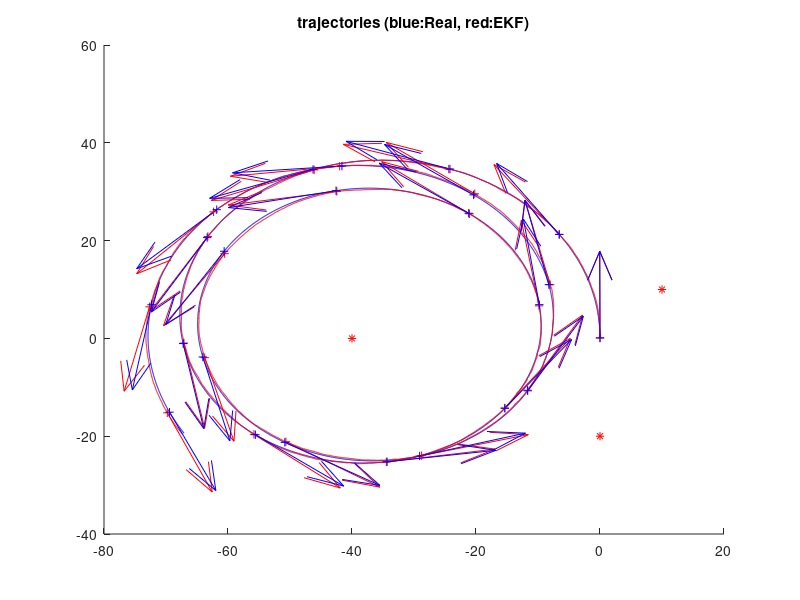
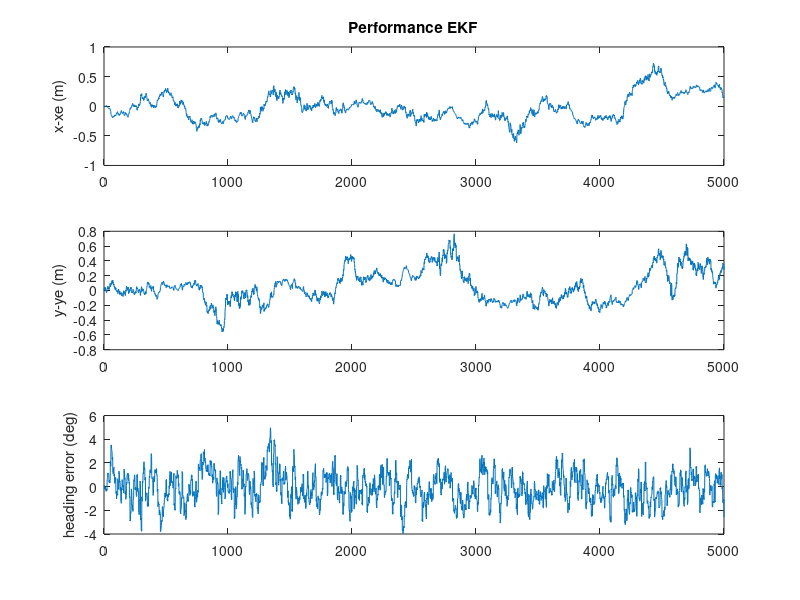

These figures' MATLAB source, in order:
%part1.m - version modified of DemoEKF.m originally provided by lecturer,
%MTRN 4010 - 2014 by Karan Narula z3435335
%Project 1 part 1
function main()
stdDevGyro = 2*pi/180 ;          % 2 degrees/second , standard deviation of the gyros' noise
stdDevSpeed = 0.3 ;   % speed sensor standard deviation = 0.3m/sec 
% ... errors in the range measurements (25cm, standard.dev.)
sdev_rangeMeasurement = 0.25 ;          % std. of noise in range measurements. 0.25m
sdev_bearingMeasurement = deg2rad(5);  % std of noise in the bearing measurements. 5 degrees (high value !)
%the actual laser scanner should not flactuate more than 1-2 degrees

Dt=0.05 ;                       % "sample time", 50ms
Li = 5000 ;                     % number of iterations of experiment 
DtObservations=0.250 ;          % laser "sample time" of observations, 4Hz, approximately

% Number of landmarks in use  
n_usedLanmarks = 3 ;    
% just to create some landmarks
global NavigationMap;
NavigationMap = CreateSomeMap(n_usedLanmarks) ;  %creates a artificial map!
%initial belief about our state variables
Xe = [ 0; 0;pi/2 ] ;        
P = zeros(3,3) ;            % absolute confidence in initial belief

% Some buffers to store the intermediate values during the experiment
Xreal_History= zeros(3,Li) ;
Xe_History= zeros(3,Li);
%uncertainty in the process model x-> 1 cm^2; y-> 1cm^2; heading -> 1 degree
Q1 = diag( [ (0.01)^2 ,(0.01)^2 , (1*pi/180)^2]) ;

%co-variance of the inputs, a diagonal matrix since the noise of gyro and speed is independent
Pu = diag([stdDevSpeed*stdDevSpeed, stdDevGyro*stdDevGyro]);


time=0 ;
% init simulator of process.
InitSimulation(stdDevSpeed,stdDevGyro,sdev_rangeMeasurement,sdev_bearingMeasurement, DtObservations);
for i=1:Li,     % loop
        
    time = time+Dt ;    
    SimuPlatform(time,Dt);     
    %get the input that has been simulated and polluted with noise
    [Noisy_speed,Noisy_GyroZ]=GetProcessModelInputs();
    %prediction using process model. Expected value of Xe @ k+1 given k
    Xe    = RunProcessModel(Xe,Noisy_speed,Noisy_GyroZ,Dt) ;
    
    % Estimate new covariance after prediction
    J = [ [1,0,-Dt*Noisy_speed*sin(Xe(3))  ]  ; [0,1,Dt*Noisy_speed*cos(Xe(3))] ;    [ 0,0,1 ] ] ;
    %3x2 jacobian matrix of process model wrt to input
    Ju = [Dt*cos(Xe(3)), 0; Dt*sin(Xe(3)), 0; 0, Dt];
    %uncertainty in the inputs
    Qu = Ju*Pu*Ju';
    %Total uncertainty contribution from both the inputs and the process Model
    Q = Q1 + Qu;    
    % then I calculate the new coveraince, after the prediction P(K+1|K) = J*P(K|K)*J'+Q ;
    P = J*P*J'+Q ;


    % .. Get range measuremens, if those are available.
    [nDetectedLandmarks,MasuredRanges,MeasuredBearing, IDs]=GetObservationMeasurements();
    %In this part, measured ranges will not be used
    
    if nDetectedLandmarks>0,     
        
       for u=1:nDetectedLandmarks
           ID = IDs(u);            % landmark ID
           %find expected bearing using information from prediction and current measurement
           theta = atan2(NavigationMap.landmarks(ID,2) - Xe(2),NavigationMap.landmarks(ID,1) - Xe(1));
           ExpectedBearing = theta - Xe(3) + pi/2;
           
           %here, we refer to lecture note to see the formula of H matrix
           %for bearing measurement
           eDX = (NavigationMap.landmarks(ID,1)-Xe(1)) ;      % (xu-x)
           eDY = (NavigationMap.landmarks(ID,2)-Xe(2)) ;      % (yu-y)
           eDD = eDX.*eDX + eDY.*eDY;
           H = [eDY/eDD, -eDX/eDD, -1];
           % Evaluate residual (innovation)  "Y-h(Xe)"
           z  = MeasuredBearing(u) - ExpectedBearing ;
           %clamp the value to be between -pi and pi
           z = mod(z+pi, 2*pi)-pi;
           %uncertainty in the measurement values
           R = sdev_bearingMeasurement*sdev_bearingMeasurement*4;
           S = R + H*P*H' ;
           iS = inv(S) ;               
           
           K = P*H'/S ;           % Kalman gain
           
           Xe = Xe+K*z ;           % update the  expected value
           P = P-P*(H'/S)*H*P ;     % update the Covariance
                 
       end      
     
    end;   
     Xreal_History(:,i) = GetCurrentSimulatedState() ;
     Xe_History(:,i)    = Xe ;
end ;    
      


SomePlots(Xreal_History,Xe_History,NavigationMap) ;

return ;          

    
function Xnext=RunProcessModel(X,speed,GyroZ,dt) 
    Xnext = X + dt*[ speed*cos(X(3)) ;  speed*sin(X(3)) ; GyroZ ] ;
return ;




function [ranges, Bearing, IDs] = GetMeasurementsFomNearbyLandmarks(X,map)
    dx= map.landmarks(:,1) - X(1) ;
    dy= map.landmarks(:,2) - X(2) ;
    ranges = sqrt((dx.*dx + dy.*dy)) ;
    %here, adding a statement to return the measured bearing 
    Bearing = atan2(dy, dx) - X(3) + pi/2;

    IDs = [1:map.nLandmarks];
return ;

function [speed,GyroZ] = SimuControl(X,t)
    speed = 2 ;                                         
    GyroZ = 3*pi/180 + sin(0.1*2*pi*t/50)*.02 ;         
return ;

function map = CreateSomeMap(n_used)
    landmarks = [  [ -40,0 ];[ -0,-20 ];[ 10,10 ] ;[ 30,10 ]  ] ;
    map.landmarks = landmarks(1:n_used,:) ;
    map.nLandmarks = n_used ;
return ;



function InitSimulation(stdDevSpeed,stdDevGyro,sdev_rangeMeasurement,sdev_bearingMeasurement, DtObservations)
    global ContextSimulation;
    ContextSimulation.Xreal = [ 0; 0;pi/2 ] ;     
    ContextSimulation.stdDevSpeed = stdDevSpeed;
    ContextSimulation.stdDevGyro = stdDevGyro;
    ContextSimulation.Xreal = [0;0;pi/2];
    ContextSimulation.speed=0;
    ContextSimulation.GyroZ=0;
    ContextSimulation.sdev_rangeMeasurement=sdev_rangeMeasurement; 
    ContextSimulation.sdev_bearingMeasurement = sdev_bearingMeasurement;
    ContextSimulation.DtObservations=DtObservations;
    ContextSimulation.timeForNextObservation= 0;
    ContextSimulation.CurrSimulatedTime=0;
return;


function [Noisy_speed,Noisy_GyroZ]=GetProcessModelInputs()
    global ContextSimulation;
    Noisy_speed =ContextSimulation.speed+ContextSimulation.stdDevSpeed*randn(1) ;
    Noisy_GyroZ =ContextSimulation.GyroZ+ContextSimulation.stdDevGyro*randn(1);
return;

function  SimuPlatform(time,Dt)
    global ContextSimulation;    
    [ContextSimulation.speed,ContextSimulation.GyroZ] = SimuControl(ContextSimulation.Xreal,time) ;    

    ContextSimulation.Xreal = RunProcessModel(ContextSimulation.Xreal,ContextSimulation.speed,ContextSimulation.GyroZ,Dt) ;
    ContextSimulation.CurrSimulatedTime = ContextSimulation.CurrSimulatedTime+Dt;
return;


function [nDetectedLandmarks,MasuredRanges, MeasuredBearing, IDs]=GetObservationMeasurements(map)
    global ContextSimulation NavigationMap;       
   
    if ContextSimulation.CurrSimulatedTime<ContextSimulation.timeForNextObservation,
        nDetectedLandmarks=0;
        MasuredRanges=[];
        MeasuredBearing = [];
        IDs=[];
        return ; 
    end;
        
    ContextSimulation.timeForNextObservation = ContextSimulation.timeForNextObservation+ContextSimulation.DtObservations;
    
        [RealRanges,RealBearing, IDs] = GetMeasurementsFomNearbyLandmarks(ContextSimulation.Xreal,NavigationMap) ;
              
        nDetectedLandmarks = length(RealRanges) ;
      
        noiseInMeasurements_range= ContextSimulation.sdev_rangeMeasurement*randn(size(RealRanges));
        noiseInMeasurements_bearing= ContextSimulation.sdev_bearingMeasurement*randn(size(RealBearing));
        
        MasuredRanges = RealRanges +  noiseInMeasurements_range ;
        MeasuredBearing = RealBearing + noiseInMeasurements_bearing;
 return;

 
    function X=GetCurrentSimulatedState()
        global ContextSimulation;
        X=ContextSimulation.Xreal;
        
        
     return;   

function SomePlots(Xreal_History,Xe_History,map) ;



figure(2) ; clf ; hold on ;
plot(Xreal_History(1,:),Xreal_History(2,:),'b') ;
plot(Xe_History(1,:),Xe_History(2,:),'r') ;
plot(map.landmarks(:,1),map.landmarks(:,2),'*r') ;
ii = [1:225:length(Xe_History(1,:))] ;
quiver(Xe_History(1,ii),Xe_History(2,ii),5*cos(Xe_History(3,ii)),5*sin(Xe_History(3,ii)),'r' ) ;
quiver(Xreal_History(1,ii),Xreal_History(2,ii),5*cos(Xreal_History(3,ii)),5*sin(Xreal_History(3,ii)),'b' ) ;
plot(Xe_History(1,ii),Xe_History(2,ii),'+r') ;
plot(Xreal_History(1,ii),Xreal_History(2,ii),'+b') ;
title('trajectories (blue:Real, red:EKF)') ;

figure(3) ; clf ; 
subplot(311) ; plot(Xreal_History(1,:)-Xe_History(1,:)) ;ylabel('x-xe (m)') ;
title('Performance EKF') ;
subplot(312) ; plot(Xreal_History(2,:)-Xe_History(2,:)) ;ylabel('y-ye (m)') ;
subplot(313) ; plot(180/pi*(Xreal_History(3,:)-Xe_History(3,:))) ;ylabel('heading error (deg)') ;

return ;